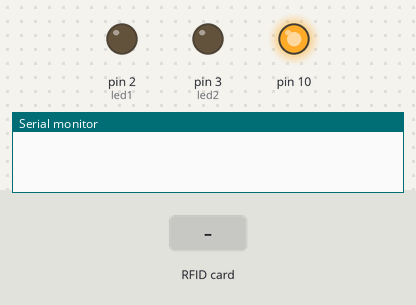
Recording of a sketch running on a simulated Arduino Uno, built with avr-gcc and run on an emulated ATmega328P. Shown: output pins drawn as LEDs (lit = HIGH), the last lines printed to the serial monitor. Inputs (shaded band) come from the test bench.

Above: at 1.2 s.
1.3 s: RFID card 5E 7A 19 C4 held to the reader
At 2.5 s:
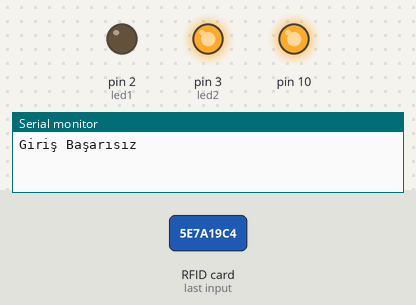
Timing chart, 0 to 5.8 s (numbered marks = the images above; inputs shaded):
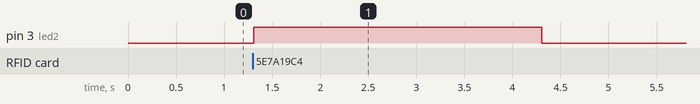

The sketch:

Kod.ino
```cpp
#include <RFID.h>
#include <SPI.h>
#define RESET_PIN 8
#define SDA 9
RFID KART(SDA, RESET_PIN);
int led1 = 2,led2 = 3;
byte KartID[4] = {89, 142, 59, 154};
bool giris;
void setup() {
  Serial.begin(9600);
  SPI.begin();
  KART.init();
  pinMode(led1, OUTPUT);
  pinMode(led2, OUTPUT);
}
void loop() {
  if (KART.isCard()) {
    giris = true;
    KART.readCardSerial();
    for (int i = 0; i < 4; i++) {
      if (KART.serNum[i] != KartID[i]) {
        giris = false;
      }
    }
    if (giris) {
      Serial.println("Giriş Başarılı");
      digitalWrite(led1, 1);
      digitalWrite(led2, 0);
    }
    else {
      Serial.println("Giriş Başarısız");
      digitalWrite(led1, 0);
      digitalWrite(led2, 1);
    }
    delay(3000);
    digitalWrite(led1, 0);
    digitalWrite(led2, 0);
  }
}
```

Measured:
- after the input at 1.3 s, pin 3 (led2): LOW → HIGH at once, → LOW 3.0 s later
